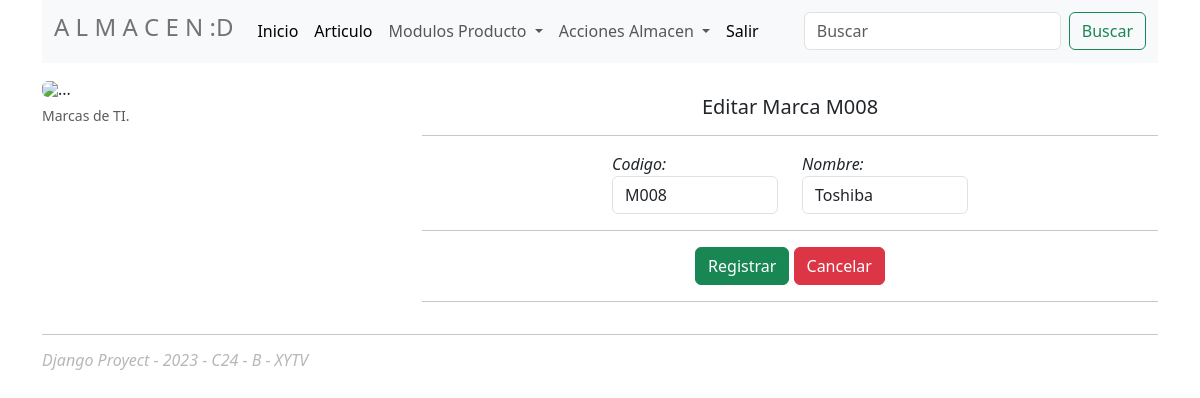
The page /marca/edicionmarca/M008 on the database as committed earlier.
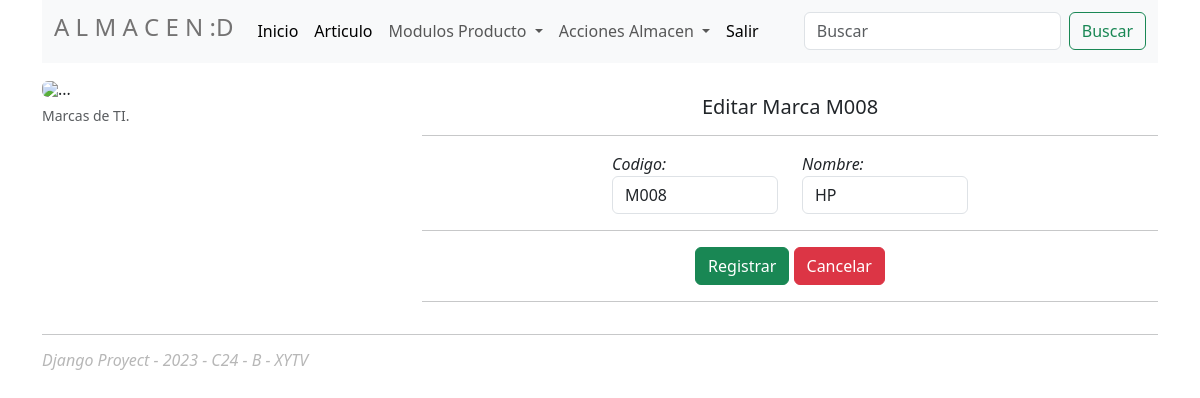
The same page on the database as committed later.
### Almacen/models.py (models this page shows, shortened)
class Marca(models.Model):
    codigo=models.CharField(primary_key=True, max_length=6)
    nombre=models.CharField(max_length=60)

### Almacen/views.py (the view)
# urls.py: path('marca/edicionmarca/<codigo>',views.edicionmarca),
def edicionmarca(request, codigo):
    marca = Marca.objects.get(codigo = codigo)
    context = {"marca":marca}
    return render(request, template_edit_marca,context)

### Almacen/templates/articulo/marca/edit_marca.html (shortened to what this page needs)
{% extends 'base/index.html' %}
{% block content %}
<div class="row pt-3">
    <div class="col-4">
        <figure class="figure">
            <img src="https://static.vecteezy.com/system/resources/previews/002/903/037/non_2x/computer-brand-logos-international-technology-editorial-icons-collection-free-vector.jpg"
                class="figure-img img-fluid rounded" alt="...">
            <figcaption class="figure-caption text-end">Marcas de TI.</figcaption>
        </figure>
    </div>
    <div class="col-8 pt-3">
        <h5 class=" text-center">Editar Marca {{marca.codigo}} </h5>
        <hr>
        <form action="">
            <div class="row">
                <div class="col"></div>
                <div class="col">
                    <div>
                        <label><em>Codigo:</em></label>
                        <input type="text" readonly value="{{marca.codigo}}" name="txtCodigo" class="form-control">
                    </div>
                </div>
                <div class="col">
                    <div>
                        <label><em>Nombre:</em></label>
                        <input type="text" value="{{marca.nombre}}" name="txtNombre" class="form-control">
                    </div>
                </div>
                <div class="col"></div>
            </div>
            <hr>
            <div class="text-center d-grid gap-2 d-md-block">
                <button class="btn btn-success" type="submit">Registrar</button>
                <button class="btn btn-danger" type="reset">Cancelar</button>
            </div>
            <hr>
        </form>
    </div>
</div>
{% endblock %}

Rows that differ between the two databases and show on the page:
changed Marca "M008": txtNombre "Toshiba" → "HP"
